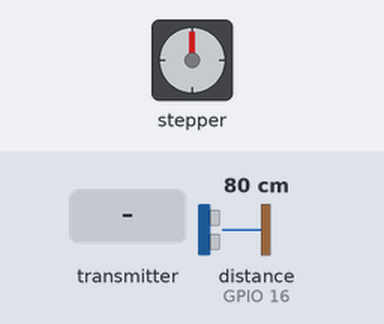
The sketch below on a simulated ESP32. On the bench: stepper motor. Wiring (inferred from the names in the program): ultrasonic range finder: trigger GPIO 17; echo GPIO 16. The test bench sets the inputs (shaded band); at power-on: distance to the obstacle (sensor on GPIO 16) 80 cm. The echo pulse lasts 58.3 µs per cm; stepper angles assume 200 steps per turn; what the sketch prints to the serial monitor is not drawn.

Above: at 2.2 s.
2.3 s: distance to the obstacle (sensor on GPIO 16) set to 30 cm
4.6 s: distance to the obstacle (sensor on GPIO 16) set to 28 cm
At 5.4 s:
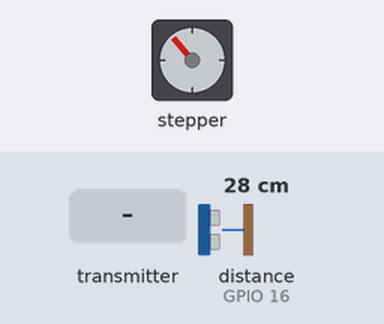
7.6 s: the transmitter starts sending currentDistance = 25
At 9.4 s:
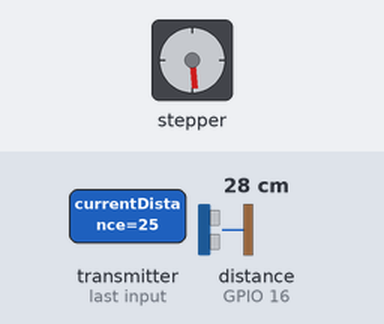
10.6 s: distance to the obstacle (sensor on GPIO 16) set to 2 cm
At 11.5 s:
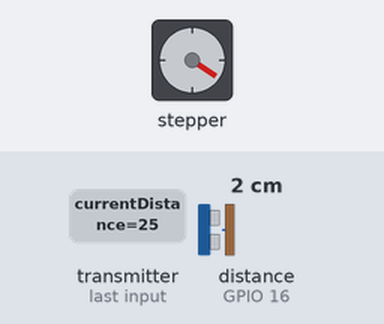
13.6 s: the transmitter starts sending currentDistance = 0
At 13.75 s:
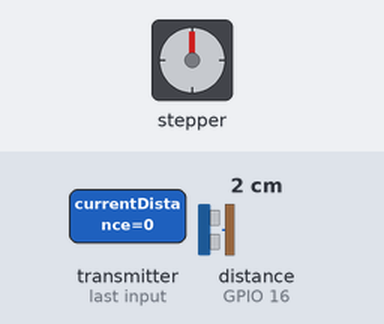
16.6 s: the transmitter starts sending currentDistance = 50
Timing chart, 0 to 20.1 s (numbered marks = the images above; inputs shaded):
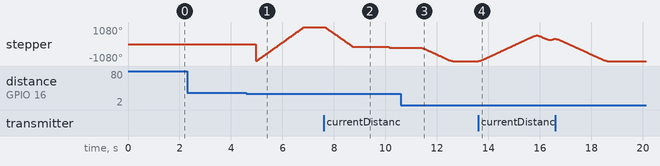

The sketch:

ESPMAIN.ino
```cpp
#include <Arduino.h>
#include <AccelStepper.h>
#include <PID_v1.h>
#include <WiFi.h>
#include <esp_now.h>

#define STEP_PIN 2
#define DIR_PIN 5
#define MS1_PIN 19
#define MS2_PIN 18
#define TRIG_PIN 17
#define ECHO_PIN 16

AccelStepper stepper(AccelStepper::DRIVER, STEP_PIN, DIR_PIN);

float min_dist = 2.5;
float max_dist = 26.5;

double Setpoint = 1.0;
double Input, Output;

float filtered_distance = Setpoint;

// PID constants
double Kp = 600.0;
double Ki = 0.0;
double Kd = 100.0;

PID myPID(&Input, &Output, &Setpoint, Kp, Ki, Kd, DIRECT);

long max_steps = 600;
long min_steps = -600;

volatile long target_step_sync = 0;

typedef struct struct_message {
  float currentDistance;
} struct_message;

struct_message incomingData;

void OnDataRecv(const esp_now_recv_info_t *info, const uint8_t *data, int len) {

  memcpy(&incomingData, data, sizeof(incomingData));

  // รับค่าจาก ESP-CAM
  Setpoint = incomingData.currentDistance;

  // จำกัดช่วง Setpoint ให้ตรงกับช่วง Ultrasonic
  if (Setpoint < min_dist) Setpoint = min_dist;
  if (Setpoint > max_dist) Setpoint = max_dist;

  Serial.print("New Setpoint: ");
  Serial.println(Setpoint);
}

// Task ควบคุมมอเตอร์ให้หมุนต่อเนื่อง
void MotorTask(void *pvParameters) {

  long current_target = 0;

  for (;;) {

    if (target_step_sync != current_target) {
      current_target = target_step_sync;
      stepper.moveTo(current_target);
    }

    stepper.run();

    vTaskDelay(1);
  }
}


// อ่านค่า Ultrasonic พร้อม Filter
float getFilteredDistance() {

  digitalWrite(TRIG_PIN, LOW);
  delayMicroseconds(2);

  digitalWrite(TRIG_PIN, HIGH);
  delayMicroseconds(10);
  digitalWrite(TRIG_PIN, LOW);

  long duration = pulseIn(ECHO_PIN, HIGH, 10000);

  // ถ้า duration = 0 หรือสั้นผิดปกติ แสดงว่าชนเซนเซอร์
  if (duration == 0 || duration < 150) {
    target_step_sync = min_steps;
    Serial.println("Hit Ultrasonic -> Move MIN");
    return filtered_distance;
  }

  float raw_cm = (duration / 2.0) * 0.0343;

  // ถ้าไกลเกินช่วงเซนเซอร์
  if (raw_cm > max_dist) {
    target_step_sync = max_steps;
    Serial.println("Max Distance -> Move MAX");
    return filtered_distance;
  }

  // จำกัดช่วงอ่านค่าปกติ
  if (raw_cm < min_dist) raw_cm = min_dist;

  filtered_distance = (0.7 * raw_cm) + (0.3 * filtered_distance);

  return filtered_distance;
}


void setup() {

  Serial.begin(115200);
  delay(1000);

  pinMode(TRIG_PIN, OUTPUT);
  pinMode(ECHO_PIN, INPUT);

  pinMode(MS1_PIN, OUTPUT);
  pinMode(MS2_PIN, OUTPUT);

  digitalWrite(MS1_PIN, HIGH);
  digitalWrite(MS2_PIN, HIGH);

  WiFi.mode(WIFI_STA);

  if (esp_now_init() != ESP_OK) {
    Serial.println("ESP-NOW Init Failed");
    return;
  }

  esp_now_register_recv_cb(OnDataRecv);

  stepper.setMaxSpeed(25000.0);
  stepper.setAcceleration(18000.0);
  stepper.setCurrentPosition(min_steps);
  target_step_sync = min_steps;
  stepper.moveTo(min_steps);

  myPID.SetMode(AUTOMATIC);
  myPID.SetOutputLimits(-350, 350);
  myPID.SetSampleTime(20);

  xTaskCreatePinnedToCore(
    MotorTask,
    "MotorTask",
    4096,
    NULL,
    3,
    NULL,
    1);
}


// ... (ส่วนประกาศตัวแปรด้านบนเหมือนเดิม) ...

// เพิ่มค่าความเร็วในการขยับ (Increment Speed)
// ยิ่งค่ามาก มอเตอร์ยิ่งเลื่อนไปหาเป้าหมายเร็วขึ้น
void loop() {

  Input = getFilteredDistance();

  // ถ้าอยู่ใกล้ Setpoint ให้หยุด
  if (abs(Input - Setpoint) < 0.4) {
    target_step_sync = stepper.currentPosition();
  } else {

    // แปลงระยะเป็นตำแหน่ง step
    long targetStep = (Input - Setpoint) * 100;

    // จำกัดช่วง step
    if (targetStep > max_steps) targetStep = max_steps;
    if (targetStep < min_steps) targetStep = min_steps;

    target_step_sync = targetStep;
  }

  Serial.print("Distance: ");
  Serial.print(Input);
  Serial.print("  Step: ");
  Serial.println(target_step_sync);

  delay(1);
}
```

Measured:
- the behaviour switches between 29 and 28 cm on distance to the obstacle (sensor on GPIO 16) (found by bisection; images 0 and 1)
- after the input at 4.6 s, stepper: turns 1079° counter-clockwise in 0.00 s, then 2159° clockwise in 1.9 s
- after the input at 7.6 s, stepper: turns 1266° counter-clockwise in 1.1 s, then 48° counter-clockwise in 0.08 s
- after the input at 10.6 s, stepper: turns 846° counter-clockwise in 1.3 s, starting after 0.75 s
- after the input at 13.6 s, stepper: turns 1623° clockwise in 2.3 s, then 281° counter-clockwise in 0.47 s, then 65° clockwise in 0.17 s
